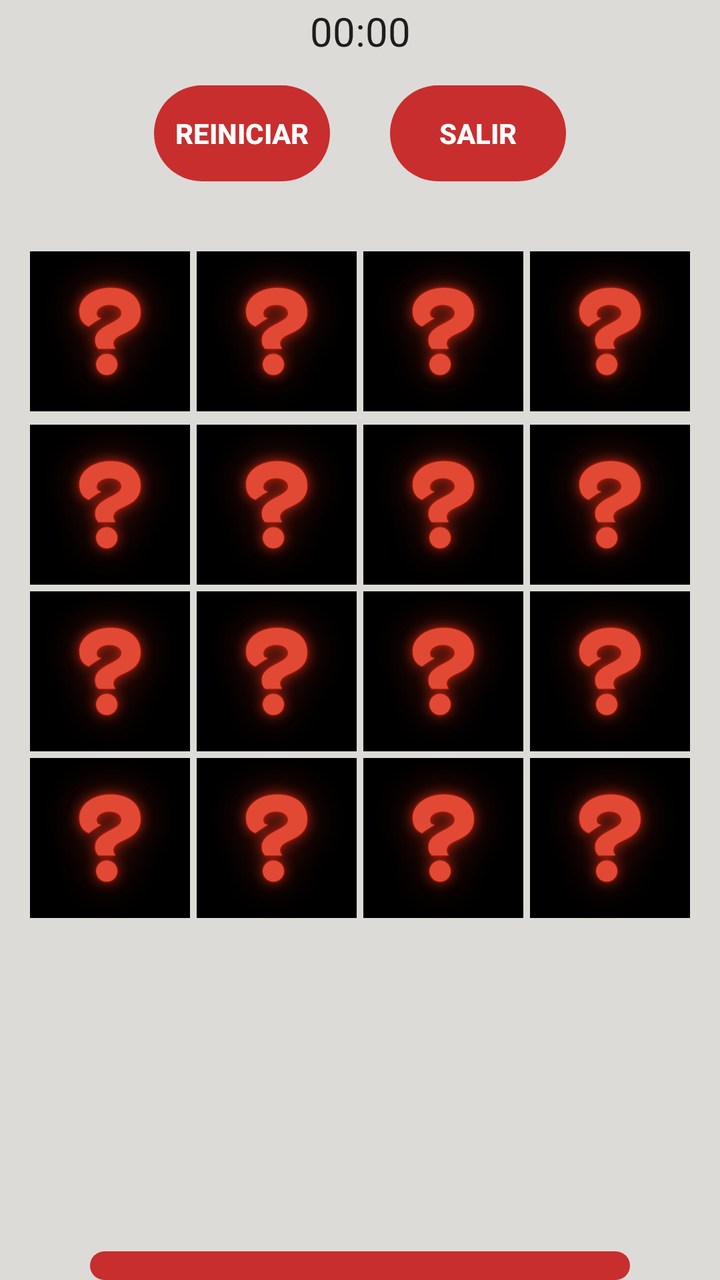
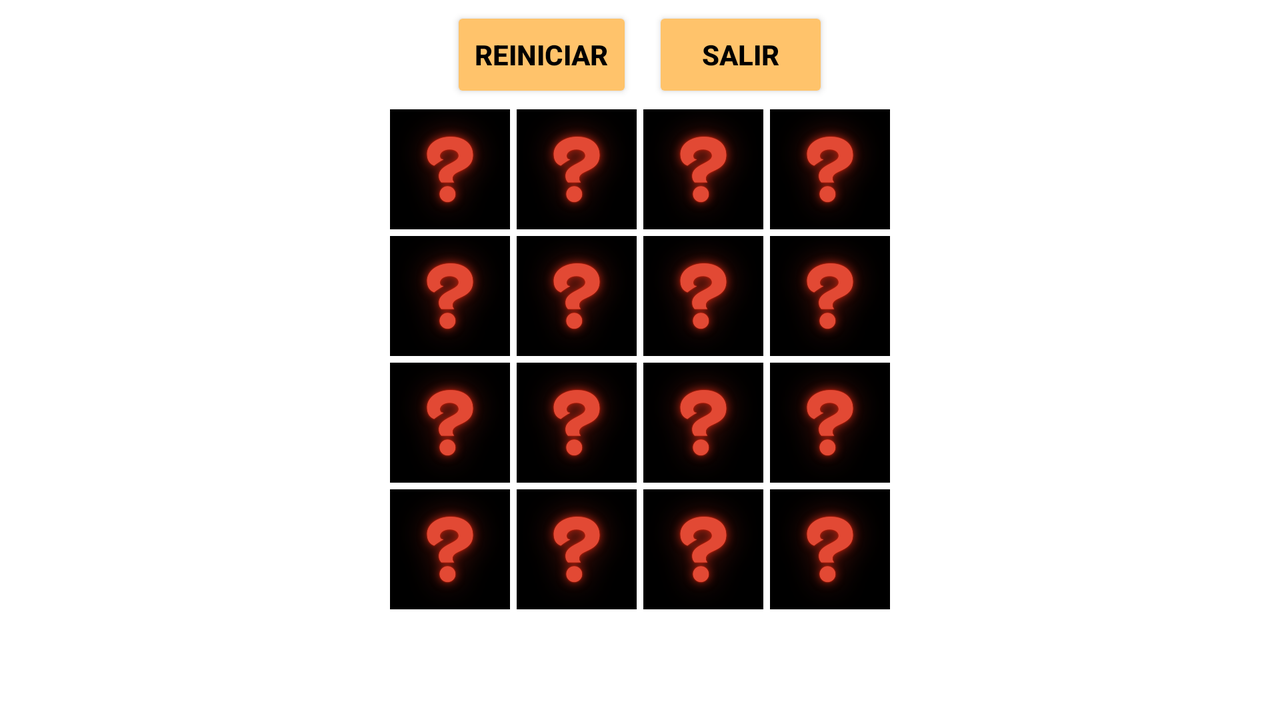

First picture: res/layout/ on a phone held upright. Second picture: the repository's own variant of that layout, on a device whose configuration matches the variant's folder. Source for both follows.
<!-- AndroidManifest.xml: application theme Theme.JuegoDeCartas -->
<!-- res/layout/activity_cartasbanderas.xml -->
<?xml version="1.0" encoding="utf-8"?>
<LinearLayout xmlns:android="http://schemas.android.com/apk/res/android"
    android:layout_width="match_parent"
    android:layout_height="match_parent"
    android:background="#DDDBD7"
    android:orientation="vertical"
    android:gravity="center">

    <Chronometer
        android:id="@+id/cronometro"
        android:layout_width="match_parent"
        android:layout_height="31dp"
        android:layout_marginBottom="10px"
        android:gravity="center"
        android:textSize="20sp" />
    <LinearLayout
        android:layout_width="match_parent"
        android:layout_height="wrap_content"
        android:gravity="center"
        android:orientation="horizontal">

        <Button
            android:id="@+id/reinicio"
            android:layout_width="wrap_content"
            android:layout_height="wrap_content"
            android:backgroundTint="#C82E2E"
            android:text="@string/reiniciar"
            android:textColor="@color/white"
            android:textStyle="bold"
            android:background="@drawable/redondo"
            android:layout_marginTop="20px"
            android:layout_marginBottom="10px" />

        <Button
            android:id="@+id/salir"
            android:layout_width="wrap_content"
            android:layout_height="wrap_content"
            android:backgroundTint="#C82E2E"
            android:text="@string/salir"
            android:textColor="@color/white"
            android:textStyle="bold"
            android:background="@drawable/redondo"
            android:layout_marginLeft="30dp"
            android:layout_marginTop="20px"
            android:layout_marginBottom="10px"/>

    </LinearLayout>
    <LinearLayout
        android:layout_width="match_parent"
        android:layout_height="wrap_content"
        android:orientation="horizontal"
        android:gravity="center"
        android:layout_marginTop="100px"
        android:layout_marginBottom="10px"
        >

        <ImageButton
            android:id="@+id/carta0"
            android:layout_width="80dp"
            android:layout_height="80dp"
            android:background="@drawable/fondo"
            android:scaleType="centerCrop"
            android:layout_marginRight="10px"
            />

        <ImageButton
            android:id="@+id/ajuste"
            android:layout_width="80dp"
            android:layout_height="80dp"
            android:background="@drawable/fondo"
            android:scaleType="centerCrop"
            android:layout_marginRight="10px"
            />

        <ImageButton
            android:id="@+id/carta2"
            android:layout_width="80dp"
            android:layout_height="80dp"
            android:background="@drawable/fondo"
            android:scaleType="centerCrop"
            android:layout_marginRight="10px"
            />

        <ImageButton
            android:id="@+id/carta3"
            android:layout_width="80dp"
            android:layout_height="80dp"
            android:background="@drawable/fondo"
            android:scaleType="centerCrop"
            />
    </LinearLayout>
    <LinearLayout
        android:layout_width="match_parent"
        android:layout_height="wrap_content"
        android:orientation="horizontal"
        android:gravity="center"
        android:layout_marginTop="10px">

        <ImageButton
            android:id="@+id/carta4"
            android:layout_width="80dp"
            android:layout_height="80dp"
            android:background="@drawable/fondo"
            android:scaleType="centerCrop"
            android:layout_marginRight="10px"
            />

        <ImageButton
            android:id="@+id/carta5"
            android:layout_width="80dp"
            android:layout_height="80dp"
            android:background="@drawable/fondo"
            android:scaleType="centerCrop"
            android:layout_marginRight="10px"
            />

        <ImageButton
            android:id="@+id/carta6"
            android:layout_width="80dp"
            android:layout_height="80dp"
            android:background="@drawable/fondo"
            android:scaleType="centerCrop"
            android:layout_marginRight="10px"
            />

        <ImageButton
            android:id="@+id/carta7"
            android:layout_width="80dp"
            android:layout_height="80dp"
            android:background="@drawable/fondo"
            android:scaleType="centerCrop"
            />
    </LinearLayout>
    <LinearLayout
        android:layout_width="match_parent"
        android:layout_height="wrap_content"
        android:orientation="horizontal"
        android:gravity="center"
        android:layout_marginTop="10px">

        <ImageButton
            android:id="@+id/carta8"
            android:layout_width="80dp"
            android:layout_height="80dp"
            android:background="@drawable/fondo"
            android:scaleType="centerCrop"
            android:layout_marginRight="10px"
            />

        <ImageButton
            android:id="@+id/carta9"
            android:layout_width="80dp"
            android:layout_height="80dp"
            android:background="@drawable/fondo"
            android:scaleType="centerCrop"
            android:layout_marginRight="10px"
            />

        <ImageButton
            android:id="@+id/carta10"
            android:layout_width="80dp"
            android:layout_height="80dp"
            android:background="@drawable/fondo"
            android:scaleType="centerCrop"
            android:layout_marginRight="10px"
            />

        <ImageButton
            android:id="@+id/carta11"
            android:layout_width="80dp"
            android:layout_height="80dp"
            android:background="@drawable/fondo"
            android:scaleType="centerCrop"
            />
    </LinearLayout>
    <LinearLayout
        android:layout_width="match_parent"
        android:layout_height="wrap_content"
        android:orientation="horizontal"
        android:gravity="center"
        android:layout_marginTop="10px">

        <ImageButton
            android:id="@+id/carta12"
            android:layout_width="80dp"
            android:layout_height="80dp"
            android:background="@drawable/fondo"
            android:scaleType="centerCrop"
            android:layout_marginRight="10px"
            />

        <ImageButton
            android:id="@+id/carta13"
            android:layout_width="80dp"
            android:layout_height="80dp"
            android:background="@drawable/fondo"
            android:scaleType="centerCrop"
            android:layout_marginRight="10px"
            />

        <ImageButton
            android:id="@+id/carta14"
            android:layout_width="80dp"
            android:layout_height="80dp"
            android:background="@drawable/fondo"
            android:scaleType="centerCrop"
            android:layout_marginRight="10px"/>

        <ImageButton
            android:id="@+id/carta15"
            android:layout_width="80dp"
            android:layout_height="80dp"
            android:background="@drawable/fondo"
            android:scaleType="centerCrop"
            />
    </LinearLayout>
        <LinearLayout
            android:layout_width="800px"
            android:layout_height="200px"
            android:layout_marginTop="50dp"
            android:gravity="center_horizontal"
            android:orientation="horizontal">

            <TextView
                android:id="@+id/textopuntuacion"
                android:layout_width="wrap_content"
                android:layout_height="match_parent"
                android:layout_gravity="center"
                android:text="@string/puntos"
                android:textColor="#C82E2E"
                android:textSize="25sp"
                android:textStyle="bold"></TextView>
        </LinearLayout>

    <Button
        android:id="@+id/mejorpuntuacion"
        android:layout_width="270dp"
        android:layout_height="wrap_content"
        android:layout_marginTop="50dp"
        android:background="@drawable/redondo"
        android:backgroundTint="#C82E2E"
        android:onClick="mejorpuntuacion"
        android:text="@string/puntuaci_n_alta2" />
</LinearLayout>
<!-- resources referenced by this layout -->
<resources>
  <color name="white">#FFFFFFFF</color>
  <!-- drawable fondo: png bitmap (drawable, 59130 bytes) -->
  <!-- drawable redondo (drawable) -->
  <?xml version="1.0" encoding="utf-8"?>
  <shape xmlns:android="http://schemas.android.com/apk/res/android"
      android:shape="rectangle">
      <corners android:radius="150dp"/>
      <padding
          android:bottom="10dp"
          android:left="10dp"
          android:right="10dp"
          android:top="10dp"/>
  </shape>
  <string name="puntos" />
  <string name="puntuaci_n_alta2">Puntuación + alta</string>
  <string name="reiniciar">Reiniciar</string>
  <string name="salir">salir</string>
  <style name="Theme.JuegoDeCartas" parent="Theme.MaterialComponents.DayNight.DarkActionBar">
          
          <item name="colorPrimary">#C82E2E</item>
          <item name="colorPrimaryVariant">#C82E2E</item>
          <item name="colorOnPrimary">@color/white</item>
          
          <item name="colorSecondary">@color/teal_200</item>
          <item name="colorSecondaryVariant">@color/teal_700</item>
          <item name="colorOnSecondary">@color/black</item>
          
          <item name="android:statusBarColor" tools:targetApi="l">?attr/colorPrimaryVariant</item>
          
      </style>
  <color name="teal_200">#FF03DAC5</color>
  <color name="teal_700">#FF018786</color>
  <color name="black">#FF000000</color>
</resources>
<!-- res/layout-land/activity_cartasbanderas.xml (the author's variant of the layout above) -->
<!-- drawn on the phone turned sideways -->
<?xml version="1.0" encoding="utf-8"?>
<LinearLayout xmlns:android="http://schemas.android.com/apk/res/android"
    android:layout_width="match_parent"
    android:layout_height="match_parent"
    android:orientation="vertical"
    android:gravity="center">

    <LinearLayout
        android:layout_width="match_parent"
        android:layout_height="wrap_content"
        android:gravity="center"
        android:orientation="horizontal"
        android:layout_marginTop="10px">

        <Button
            android:id="@+id/reinicio"
            android:layout_width="wrap_content"
            android:layout_height="wrap_content"
            android:backgroundTint="@color/orange"
            android:text="@string/reiniciar"
            android:textColor="@color/black"
            android:textStyle="bold"/>

        <Button
            android:id="@+id/salir"
            android:layout_width="wrap_content"
            android:layout_height="wrap_content"
            android:backgroundTint="@color/orange"
            android:text="@string/salir"
            android:textColor="@color/black"
            android:textStyle="bold"
            android:layout_marginLeft="10dp"/>

    </LinearLayout>

    <LinearLayout
        android:layout_width="match_parent"
        android:layout_height="wrap_content"
        android:orientation="horizontal"
        android:gravity="center"
        android:layout_marginTop="10px">

        <ImageButton
            android:id="@+id/carta0"
            android:layout_width="60dp"
            android:layout_height="60dp"
            android:background="@drawable/fondo"
            android:scaleType="centerCrop"
            android:layout_marginRight="10px"
            />

        <ImageButton
            android:id="@+id/ajuste"
            android:layout_width="60dp"
            android:layout_height="60dp"
            android:background="@drawable/fondo"
            android:scaleType="centerCrop"
            android:layout_marginRight="10px"
            />

        <ImageButton
            android:id="@+id/carta2"
            android:layout_width="60dp"
            android:layout_height="60dp"
            android:background="@drawable/fondo"
            android:scaleType="centerCrop"
            android:layout_marginRight="10px"
            />

        <ImageButton
            android:id="@+id/carta3"
            android:layout_width="60dp"
            android:layout_height="60dp"
            android:background="@drawable/fondo"
            android:scaleType="centerCrop"
            />
    </LinearLayout>
    <LinearLayout
        android:layout_width="match_parent"
        android:layout_height="wrap_content"
        android:orientation="horizontal"
        android:gravity="center"
        android:layout_marginTop="10px">

        <ImageButton
            android:id="@+id/carta4"
            android:layout_width="60dp"
            android:layout_height="60dp"
            android:background="@drawable/fondo"
            android:scaleType="centerCrop"
            android:layout_marginRight="10px"
            />

        <ImageButton
            android:id="@+id/carta5"
            android:layout_width="60dp"
            android:layout_height="60dp"
            android:background="@drawable/fondo"
            android:scaleType="centerCrop"
            android:layout_marginRight="10px"
            />

        <ImageButton
            android:id="@+id/carta6"
            android:layout_width="60dp"
            android:layout_height="60dp"
            android:background="@drawable/fondo"
            android:scaleType="centerCrop"
            android:layout_marginRight="10px"
            />

        <ImageButton
            android:id="@+id/carta7"
            android:layout_width="60dp"
            android:layout_height="60dp"
            android:background="@drawable/fondo"
            android:scaleType="centerCrop"
            />
    </LinearLayout>
    <LinearLayout
        android:layout_width="match_parent"
        android:layout_height="wrap_content"
        android:orientation="horizontal"
        android:gravity="center"
        android:layout_marginTop="10px">

        <ImageButton
            android:id="@+id/carta8"
            android:layout_width="60dp"
            android:layout_height="60dp"
            android:background="@drawable/fondo"
            android:scaleType="centerCrop"
            android:layout_marginRight="10px"
            />

        <ImageButton
            android:id="@+id/carta9"
            android:layout_width="60dp"
            android:layout_height="60dp"
            android:background="@drawable/fondo"
            android:scaleType="centerCrop"
            android:layout_marginRight="10px"
            />

        <ImageButton
            android:id="@+id/carta10"
            android:layout_width="60dp"
            android:layout_height="60dp"
            android:background="@drawable/fondo"
            android:scaleType="centerCrop"
            android:layout_marginRight="10px"
            />

        <ImageButton
            android:id="@+id/carta11"
            android:layout_width="60dp"
            android:layout_height="60dp"
            android:background="@drawable/fondo"
            android:scaleType="centerCrop"
            />
    </LinearLayout>
    <LinearLayout
        android:layout_width="match_parent"
        android:layout_height="wrap_content"
        android:orientation="horizontal"
        android:gravity="center"
        android:layout_marginTop="10px">

        <ImageButton
            android:id="@+id/carta12"
            android:layout_width="60dp"
            android:layout_height="60dp"
            android:background="@drawable/fondo"
            android:scaleType="centerCrop"
            android:layout_marginRight="10px"
            />

        <ImageButton
            android:id="@+id/carta13"
            android:layout_width="60dp"
            android:layout_height="60dp"
            android:background="@drawable/fondo"
            android:scaleType="centerCrop"
            android:layout_marginRight="10px"
            />

        <ImageButton
            android:id="@+id/carta14"
            android:layout_width="60dp"
            android:layout_height="60dp"
            android:background="@drawable/fondo"
            android:scaleType="centerCrop"
            android:layout_marginRight="10px"
            />

        <ImageButton
            android:id="@+id/carta15"
            android:layout_width="60dp"
            android:layout_height="60dp"
            android:background="@drawable/fondo"
            android:scaleType="centerCrop"
            />
    </LinearLayout>


    <TextView
        android:id="@+id/textopuntuacion"
        android:layout_width="wrap_content"
        android:layout_height="match_parent"
        android:layout_gravity="center"
        android:text="@string/puntos"
        android:textColor="@color/orange"
        android:textSize="25sp"
        android:textStyle="bold"></TextView>


</LinearLayout>
<!-- resources referenced by the variant -->
<!-- as the phone turned sideways resolves them -->
<resources>
  <color name="black">#FF000000</color>
  <color name="orange">#FFC36B</color>
  <!-- drawable fondo: png bitmap (drawable, 59130 bytes) -->
  <string name="puntos" />
  <string name="reiniciar">Reiniciar</string>
  <string name="salir">salir</string>
  <style name="Theme.JuegoDeCartas" parent="Theme.MaterialComponents.DayNight.DarkActionBar">
          
          <item name="colorPrimary">#C82E2E</item>
          <item name="colorPrimaryVariant">#C82E2E</item>
          <item name="colorOnPrimary">@color/white</item>
          
          <item name="colorSecondary">@color/teal_200</item>
          <item name="colorSecondaryVariant">@color/teal_700</item>
          <item name="colorOnSecondary">@color/black</item>
          
          <item name="android:statusBarColor" tools:targetApi="l">?attr/colorPrimaryVariant</item>
          
      </style>
  <color name="white">#FFFFFFFF</color>
  <color name="teal_200">#FF03DAC5</color>
  <color name="teal_700">#FF018786</color>
</resources>
